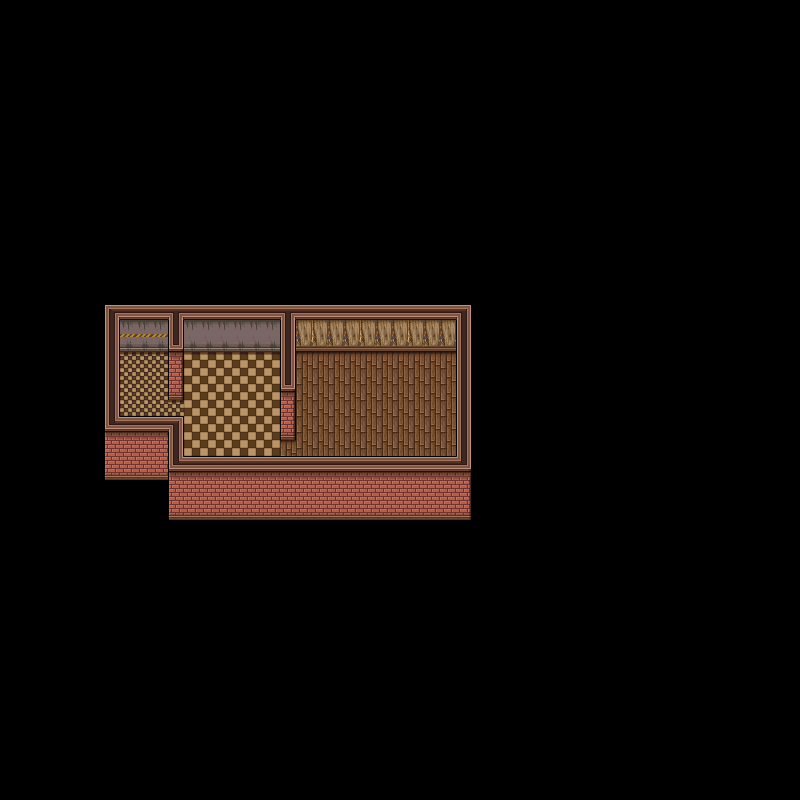

A level layout from a 2D game, rendered from its tile map. Below: a short description, then the map file with tile-grid data replaced by summaries:
An orthogonal 100x100 tile map with 8x8 px tiles, 2 tile layers (Floors, Walls), 3 tilesets.

<map version="1.0" tiledversion="1.1.0" orientation="orthogonal" renderorder="right-down" width="100" height="100" tilewidth="8" tileheight="8" infinite="0" nextobjectid="7">
 <tileset firstgid="1" source="tiles/Horror City - TileA5_PHC_Interior-Apartments.tsx" />
 <tileset firstgid="513" source="tiles/Horror City - PHC-A4-Interior.tsx" />
 <tileset firstgid="4929" source="tiles/Horror City - !DoorsA.tsx" />
 <layer name="Floors" width="100" height="100">
  <data>[10000 cells, 478 non-empty, 30 distinct tile ids]</data>
 </layer>
 <layer name="Walls" width="100" height="100">
  <data>[10000 cells, 730 non-empty, 149 distinct tile ids]</data>
 </layer>
 <objectgroup name="Player Layer" />
</map>
